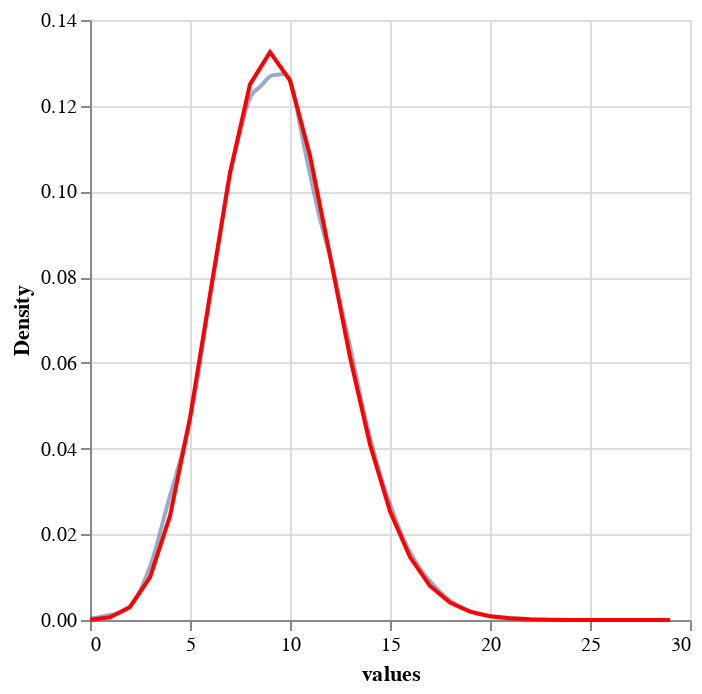
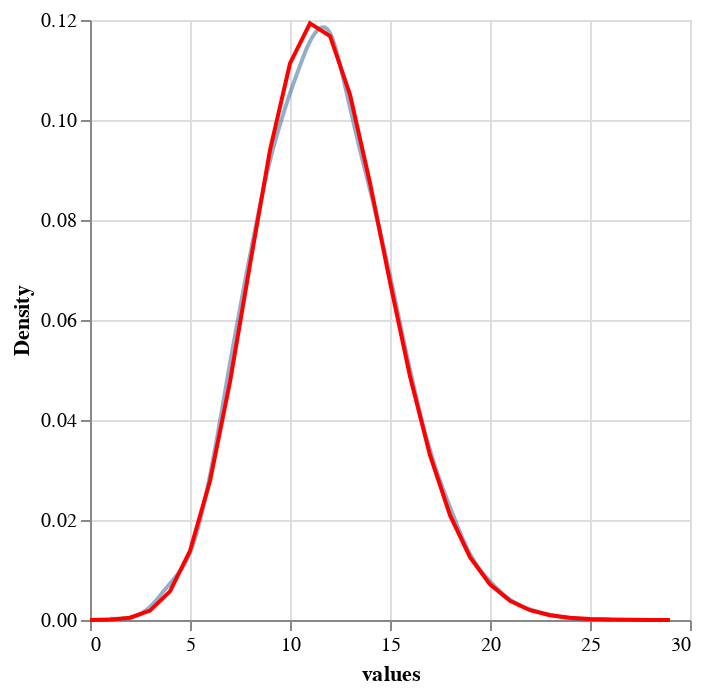
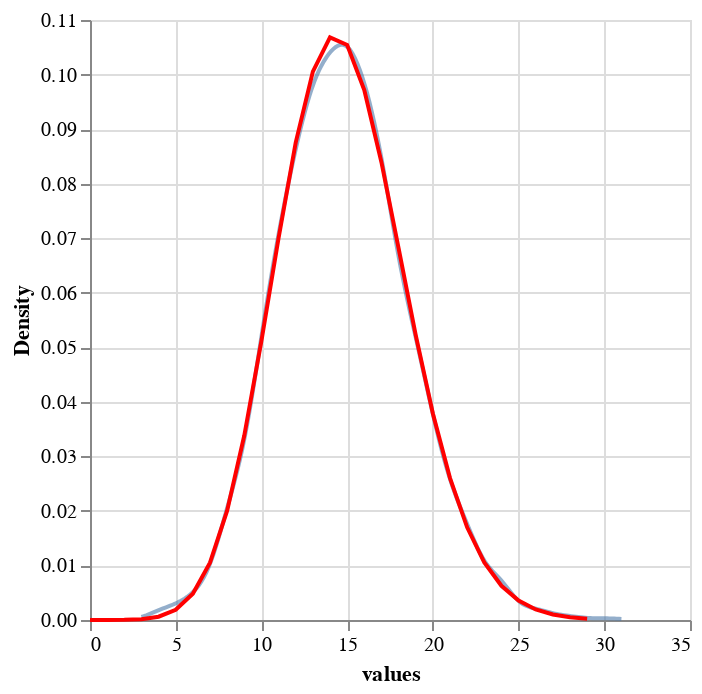

The notebook cell saved with these charts, in order:
### Markdown cell above
## Degree histograms with fit

### Code cell
qs = [0.2, 0.5, 0.9]
for q in qs:
    df = df_degrees[df_degrees["q"] == f"{q}p"]   
    
    fit = q_to_degreefit[q * p]
    
    chart = alt.Chart(df)

    # Create a density plot using transform_density
    density = chart.transform_density(
        density='degree',
        as_=['values', 'density'],  # Output field names
    ).mark_line(  # You can use mark_line() for a line plot
        opacity=0.6,  # Adjust the opacity of the area plot
    ).encode(
        x=alt.X('values:Q'),  # Set the X-axis label
        y=alt.Y('density:Q', title='Density'),  # Set the Y-axis label
    )
    
    
    # Calculate the binomial PDF values for a range of x values
    x_values = range(30)  # Assuming a range from 0 to 10
    binomial_pmf = [stats.binom.pmf(x, fit.params[0], fit.params[1]) for x in x_values]

    # Create a DataFrame for the binomial PDF
    binomial_df = pd.DataFrame({
        'values': x_values,
        'binomial_pmf': binomial_pmf
    })

    # Create a line plot for the binomial PDF
    binomial = alt.Chart(binomial_df).mark_line(color='red').encode(
        x=alt.X('values:Q'),
        y=alt.Y('binomial_pmf:Q'),
    )
    
    chart = density + binomial
    chart.display()

### Figure 1 — Vega-Lite specification as saved in the notebook (floating-point values rounded to 4 significant figures; data arrays with more than 128 entries replaced by an {"elided": "..."} marker saying what was removed)
{"config": {"view": {"continuousWidth": 300, "continuousHeight": 300}}, "layer": [{"data": {"name": "data-93cc3ba11920464268e3b57606e4ca04"}, "mark": {"type": "line", "opacity": 0.6}, "encoding": {"x": {"field": "values", "type": "quantitative"}, "y": {"field": "density", "title": "Density", "type": "quantitative"}}, "transform": [{"density": "degree", "as": ["values", "density"]}]}, {"data": {"name": "data-e885528434e011fe24b12ebbc723dce5"}, "mark": {"type": "line", "color": "red"}, "encoding": {"x": {"field": "values", "type": "quantitative"}, "y": {"field": "binomial_pmf", "type": "quantitative"}}}], "$schema": "https://vega.github.io/schema/vega-lite/v5.14.1.json", "datasets": {"data-93cc3ba11920464268e3b57606e4ca04": {"elided": "5000 records"}, "data-e885528434e011fe24b12ebbc723dce5": [{"values": 0, "binomial_pmf": 6.307e-05}, {"values": 1, "binomial_pmf": 0.0006222}, {"values": 2, "binomial_pmf": 0.003056}, {"values": 3, "binomial_pmf": 0.009968}, {"values": 4, "binomial_pmf": 0.02428}, {"values": 5, "binomial_pmf": 0.04712}, {"values": 6, "binomial_pmf": 0.07589}, {"values": 7, "binomial_pmf": 0.1043}, {"values": 8, "binomial_pmf": 0.125}, {"values": 9, "binomial_pmf": 0.1325}, {"values": 10, "binomial_pmf": 0.1259}, {"values": 11, "binomial_pmf": 0.1083}, {"values": 12, "binomial_pmf": 0.08504}, {"values": 13, "binomial_pmf": 0.06137}, {"values": 14, "binomial_pmf": 0.04095}, {"values": 15, "binomial_pmf": 0.02539}, {"values": 16, "binomial_pmf": 0.01469}, {"values": 17, "binomial_pmf": 0.00797}, {"values": 18, "binomial_pmf": 0.004065}, {"values": 19, "binomial_pmf": 0.001955}, {"values": 20, "binomial_pmf": 0.0008897}, {"values": 21, "binomial_pmf": 0.0003838}, {"values": 22, "binomial_pmf": 0.0001573}, {"values": 23, "binomial_pmf": 6.142e-05}, {"values": 24, "binomial_pmf": 2.288e-05}, {"values": 25, "binomial_pmf": 8.142e-06}, {"values": 26, "binomial_pmf": 2.774e-06}, {"values": 27, "binomial_pmf": 9.06e-07}, {"values": 28, "binomial_pmf": 2.84e-07}, {"values": 29, "binomial_pmf": 8.556e-08}]}}

### Figure 2 — Vega-Lite specification as saved in the notebook (floating-point values rounded to 4 significant figures; data arrays with more than 128 entries replaced by an {"elided": "..."} marker saying what was removed)
{"config": {"view": {"continuousWidth": 300, "continuousHeight": 300}}, "layer": [{"data": {"name": "data-e8f769e70a76bc66cfea770f1f5fe807"}, "mark": {"type": "line", "opacity": 0.6}, "encoding": {"x": {"field": "values", "type": "quantitative"}, "y": {"field": "density", "title": "Density", "type": "quantitative"}}, "transform": [{"density": "degree", "as": ["values", "density"]}]}, {"data": {"name": "data-976cc2f2890c196e7bdf909136afed92"}, "mark": {"type": "line", "color": "red"}, "encoding": {"x": {"field": "values", "type": "quantitative"}, "y": {"field": "binomial_pmf", "type": "quantitative"}}}], "$schema": "https://vega.github.io/schema/vega-lite/v5.14.1.json", "datasets": {"data-e8f769e70a76bc66cfea770f1f5fe807": {"elided": "5000 records"}, "data-976cc2f2890c196e7bdf909136afed92": [{"values": 0, "binomial_pmf": 6.167e-06}, {"values": 1, "binomial_pmf": 7.581e-05}, {"values": 2, "binomial_pmf": 0.0004641}, {"values": 3, "binomial_pmf": 0.001886}, {"values": 4, "binomial_pmf": 0.005726}, {"values": 5, "binomial_pmf": 0.01385}, {"values": 6, "binomial_pmf": 0.0278}, {"values": 7, "binomial_pmf": 0.04763}, {"values": 8, "binomial_pmf": 0.07111}, {"values": 9, "binomial_pmf": 0.09397}, {"values": 10, "binomial_pmf": 0.1113}, {"values": 11, "binomial_pmf": 0.1193}, {"values": 12, "binomial_pmf": 0.1168}, {"values": 13, "binomial_pmf": 0.1051}, {"values": 14, "binomial_pmf": 0.08741}, {"values": 15, "binomial_pmf": 0.06757}, {"values": 16, "binomial_pmf": 0.04876}, {"values": 17, "binomial_pmf": 0.03297}, {"values": 18, "binomial_pmf": 0.02097}, {"values": 19, "binomial_pmf": 0.01258}, {"values": 20, "binomial_pmf": 0.007136}, {"values": 21, "binomial_pmf": 0.003839}, {"values": 22, "binomial_pmf": 0.001962}, {"values": 23, "binomial_pmf": 0.0009554}, {"values": 24, "binomial_pmf": 0.0004438}, {"values": 25, "binomial_pmf": 0.000197}, {"values": 26, "binomial_pmf": 8.371e-05}, {"values": 27, "binomial_pmf": 3.41e-05}, {"values": 28, "binomial_pmf": 1.333e-05}, {"values": 29, "binomial_pmf": 5.011e-06}]}}

### Figure 3 — Vega-Lite specification as saved in the notebook (floating-point values rounded to 4 significant figures; data arrays with more than 128 entries replaced by an {"elided": "..."} marker saying what was removed)
{"config": {"view": {"continuousWidth": 300, "continuousHeight": 300}}, "layer": [{"data": {"name": "data-deb8b0c07b475e75b51044277aab3588"}, "mark": {"type": "line", "opacity": 0.6}, "encoding": {"x": {"field": "values", "type": "quantitative"}, "y": {"field": "density", "title": "Density", "type": "quantitative"}}, "transform": [{"density": "degree", "as": ["values", "density"]}]}, {"data": {"name": "data-903f81473b4964e8b412f69bcf1128f7"}, "mark": {"type": "line", "color": "red"}, "encoding": {"x": {"field": "values", "type": "quantitative"}, "y": {"field": "binomial_pmf", "type": "quantitative"}}}], "$schema": "https://vega.github.io/schema/vega-lite/v5.14.1.json", "datasets": {"data-deb8b0c07b475e75b51044277aab3588": {"elided": "5000 records"}, "data-903f81473b4964e8b412f69bcf1128f7": [{"values": 0, "binomial_pmf": 2.468e-07}, {"values": 1, "binomial_pmf": 3.872e-06}, {"values": 2, "binomial_pmf": 3.025e-05}, {"values": 3, "binomial_pmf": 0.0001569}, {"values": 4, "binomial_pmf": 0.000608}, {"values": 5, "binomial_pmf": 0.001877}, {"values": 6, "binomial_pmf": 0.004809}, {"values": 7, "binomial_pmf": 0.01052}, {"values": 8, "binomial_pmf": 0.02005}, {"values": 9, "binomial_pmf": 0.03383}, {"values": 10, "binomial_pmf": 0.05115}, {"values": 11, "binomial_pmf": 0.07003}, {"values": 12, "binomial_pmf": 0.08752}, {"values": 13, "binomial_pmf": 0.1005}, {"values": 14, "binomial_pmf": 0.1068}, {"values": 15, "binomial_pmf": 0.1054}, {"values": 16, "binomial_pmf": 0.09717}, {"values": 17, "binomial_pmf": 0.08393}, {"values": 18, "binomial_pmf": 0.06817}, {"values": 19, "binomial_pmf": 0.05223}, {"values": 20, "binomial_pmf": 0.03785}, {"values": 21, "binomial_pmf": 0.02601}, {"values": 22, "binomial_pmf": 0.01699}, {"values": 23, "binomial_pmf": 0.01057}, {"values": 24, "binomial_pmf": 0.006273}, {"values": 25, "binomial_pmf": 0.003558}, {"values": 26, "binomial_pmf": 0.001932}, {"values": 27, "binomial_pmf": 0.001006}, {"values": 28, "binomial_pmf": 0.0005026}, {"values": 29, "binomial_pmf": 0.0002414}]}}
